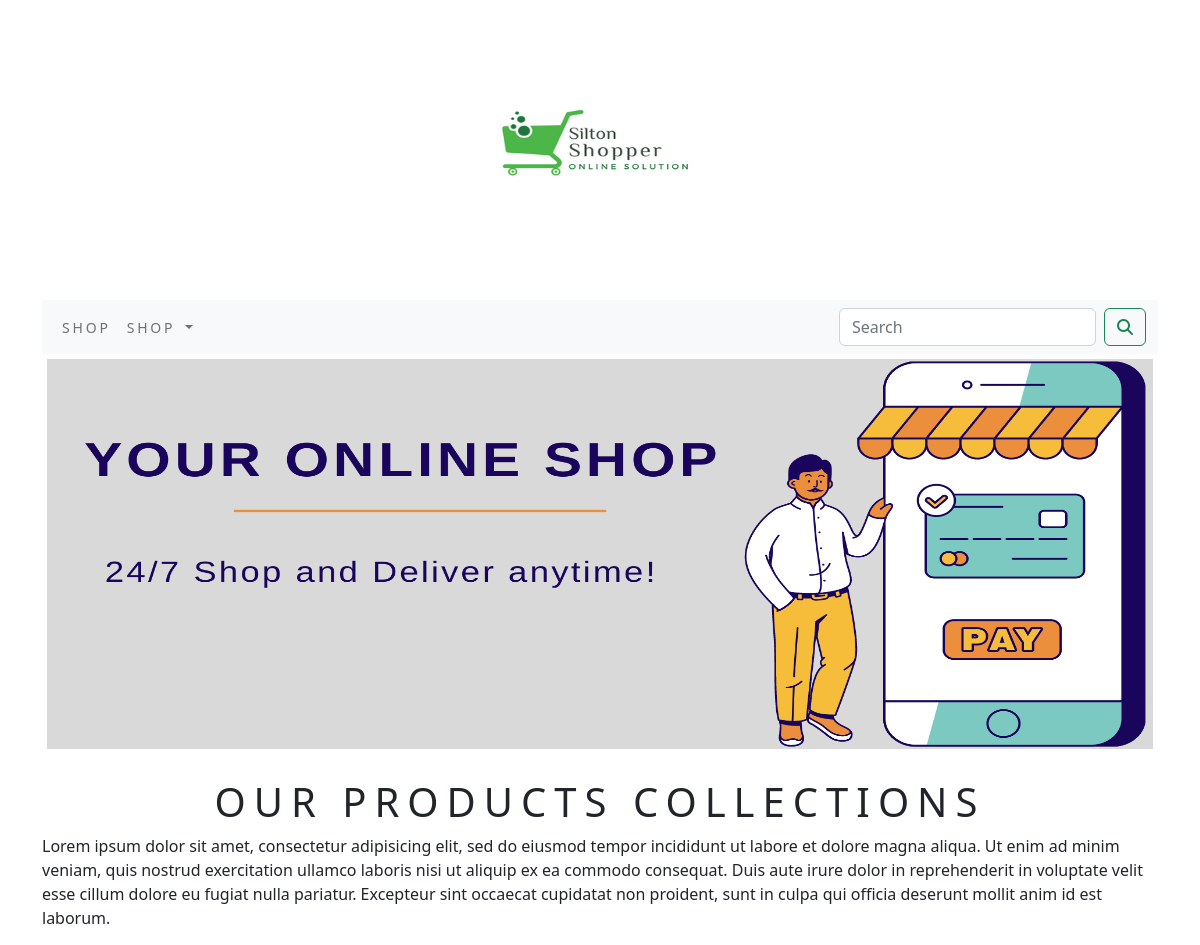
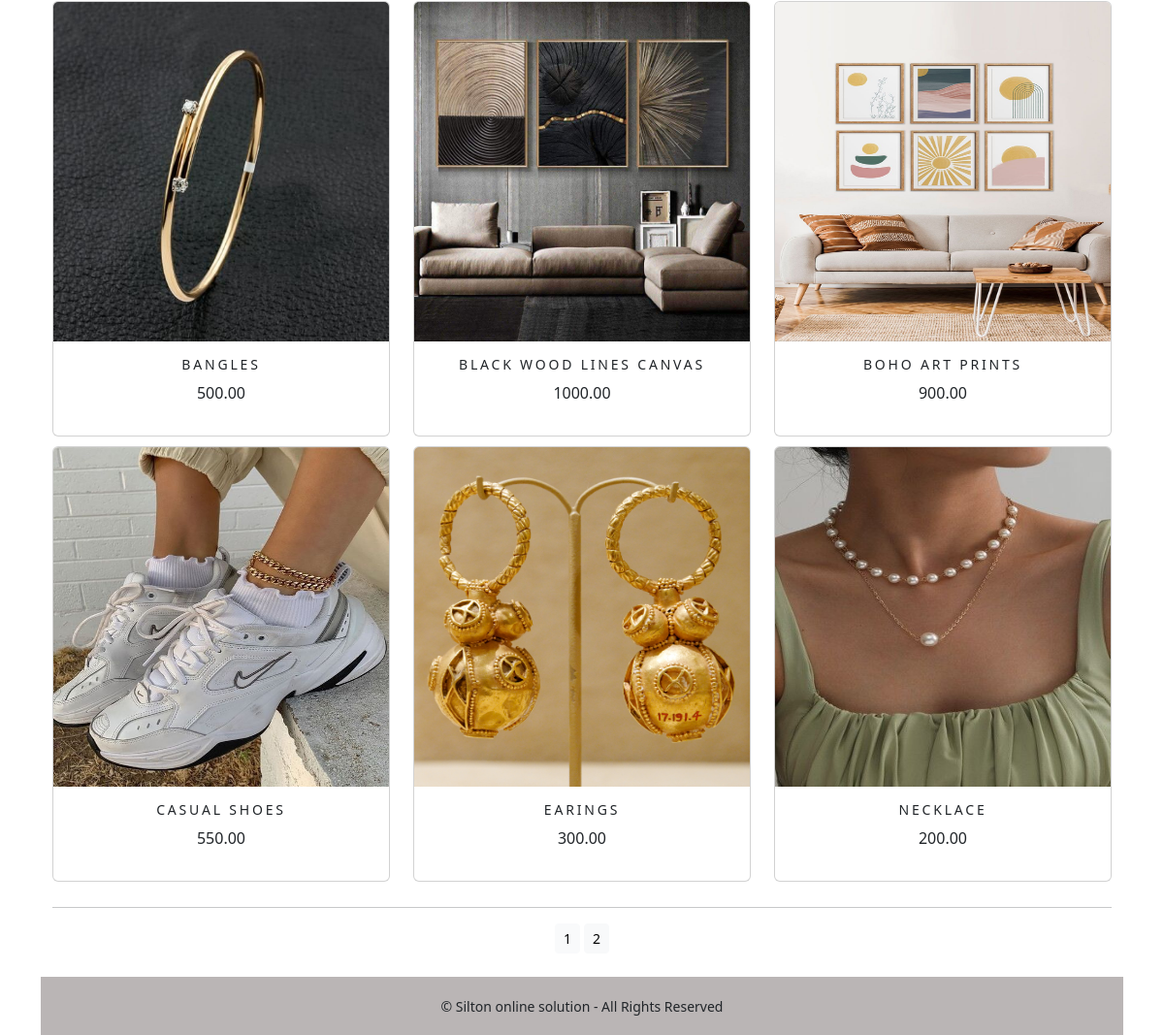
The app's page /shop/ with its own data (2 pictures, top to bottom).
### shop/models.py (models this page shows, shortened)
class Product(models.Model):
    name=models.CharField(max_length=250,unique=True)
    slug=models.SlugField(max_length=250,unique=True)
    description=models.TextField(blank=True)
    price=models.DecimalField(max_digits=10,decimal_places=2)
    category=models.ForeignKey(Category,on_delete=models.CASCADE)
    image=models.ImageField(upload_to='product',blank=True)
    stock=models.IntegerField()
    available=models.BooleanField(default=True)
    created=models.DateTimeField(auto_now_add=True)
    updated=models.DateTimeField(auto_now_add=True)
    def get_url(self):
        return reverse('shop:prodcatdetail',args=[self.category.slug,self.slug])
    class Meta:
        ordering=('name',)
        verbose_name='product'
        verbose_name_plural='products'

### shop/views.py (the view)
# urls.py: path('',views.allprodcat,name='allprodcat'),
def allprodcat(request,c_slug=None):
    c_page=None
    products_list=None
    if c_slug!=None:
        c_page=get_object_or_404(Category,slug=c_slug)
        products_list=Product.objects.all().filter(category=c_page,available=True)
    else:
        products_list=Product.objects.all().filter(available=True)
    paginator=Paginator(products_list,6)
    try:
        page=int(request.GET.get('page','1'))
    except:
        page=1
    try:
        products=paginator.page(page)
    except (EmptyPage,InvalidPage):
        products=paginator.page(paginator.num_pages)
    return  render(request,"category.html",{'category':c_page,'products':products})

### cart/context_processors.py (called while the page is built)
def counter(request):
    item_count=0
    if 'admin' in request.path:
        return ()
    else:
        try:
            cart=Cart.objects.filter(cart_id=_cart_id(request))
            cart_items=CartItem.objects.all().filter(cart=cart[:1])
            for cart_item in cart_items:
                item_count += cart_item.quantity
        except Cart.DoesNotExist:
            item_count = 0
    return  dict(item_count=item_count)

### cart/views.py (called while the page is built)
def _cart_id(request):
    cart=request.session.session_key
    if not cart:
        cart=request.session.create()
    return cart

### shop/context_processors.py (called while the page is built)
def menu_links(request):
    links=Category.objects.all()
    return dict(links=links)

### shop/models.py (called while the page is built)
    def get_url(self):
            return reverse('shop:products_by_category',args=[self.slug])

### templates/category.html (shortened to what this page needs)
{% extends 'base.html' %}
{% load static %}
{% block content %}
<div>
      <div class="mx_auto">
    {% if category %}
          <img class="my_image" src="{{category.image.url}}" alt="{{category.name}}" width="1000px" height="400px">
      </div>
<br>
     <dv>
         <h1 class="text-center my_little">{{category.name}}</h1>
         <p class="text-justify">{{category.description}}</p>
     </dv>
     {% else %}
     <div>
          <img class="my_image my_image_padding" src="{% static 'img/banner.png' %}" alt="our products" width="1809px;" height="400px;">
     </div>
</div>
<br>
     <div>
          <h1 class="text-center my_little">Our Products Collections</h1>
          <p class="text-justify">Lorem ipsum dolor sit amet, consectetur adipisicing elit, sed do eiusmod tempor incididunt ut labore et dolore magna aliqua. Ut enim ad minim veniam, quis nostrud exercitation ullamco laboris nisi ut aliquip ex ea commodo consequat. Duis aute irure dolor in reprehenderit in voluptate velit esse cillum dolore eu fugiat nulla pariatur. Excepteur sint occaecat cupidatat non proident, sunt in culpa qui officia deserunt mollit anim id est laborum.</p>
     </div>
    {% endif %}
<div class="container">
    <div class="row mx_auto">
        {% for product in products.object_list%}
        <div class="my_bottom_margin col-9 col-sm-12 col-md-4 xol-lg-4">
            <div class="card text-center" style="min-width:18rem;">
                <a href="{{product.get_url}}" ><img class="card-img-top my_image" src="{{product.image.url}}" alt="{{product.name}}" width="250px;" height="350px;" ></a>
                  <div class="card-body">
                     <h4>{{product.name}}</h4>
                     <p>{{product.price}}</p>
                  </div>
            </div>
        </div>
        {% endfor %}
    </div>
    <div class="mx-auto">
        {% if products.paginator.num_pages > 1 %}
        <hr>
        <div class="text-center">
            {% for pg in products.paginator.page_range %}
               <a href="?page={{pg}}" class="btn btn-light btn-sm {% if products.number == pg %} active {% endif %}">{{pg}}</a>
            {% endfor %}
        </div>
        {% endif %}
    </div>
    <br>
</div>
{% endblock %}

### templates/base.html (shortened to what this page needs)
{% load static %}
<!DOCTYPE html>
<html lang="en">
<head>
    <link rel="stylesheet" href="{% static 'css/custom.css' %}">
    <link href="{% static 'css/bootstrap.min.css' %}" rel="stylesheet">
</head>
<body>
<div class="container">
{% include 'header.html' %}
{% include 'navbar.html' %}
{% block content %}
{% endblock %}
</div>
{% include 'footer.html' %}
</body>
</html>

### templates/header.html
{% load static %}
<header>
    <center>
        <a href="{% url 'shop:allprodcat' %}"> <img src="{% static 'img/logo.png' %}" alt="logoimage" width="300px;" height="300px;"></a>
    </center>
</header>

### templates/navbar.html (shortened to what this page needs)
<nav class="navbar navbar-expand-lg bg-light">
  <div class="container-fluid">
    <div class="collapse navbar-collapse" id="navbarSupportedContent">
      <ul class="navbar-nav me-auto mb-2 mb-lg-0">
        <li class="nav-item">
          <a class="nav-link" href="#">Shop</a>
        </li>
        <li class="nav-item dropdown {% if 'shop' in request.path %}active{% endif %}">
          <a class="nav-link dropdown-toggle" href="#" id="navbarDropdown" role="button" data-bs-toggle="dropdown" aria-expanded="false">
            Shop
          </a>
        </li>
      </ul>
      <form class="d-flex" action="{% url 'search_app:searchResult' %}"  method="get">
        <input class="form-control me-2" type="search" placeholder="Search" name="q" aria-label="Search">
        <button class="btn btn-outline-success" type="submit"><i class="fa fa-search"></i></button>
      </form>
    </div>
  </div>
</nav>

### templates/footer.html
<div class="footer navbar-fixed-bottom my_footer">
    <p class="text-center">
        © Silton online solution - All Rights Reserved
    </p>
</div>

### static/css/custom.css (style rules this page uses)
body { font-family: 'Roboto', sans-serif; min-height:100%; display:flex; flex-direction:column; }
html { height:100%; }
.nav-item { letter-spacing:0.2em; font-size:14px; text-transform:uppercase; }
.my_footer { background-color:#bab5b5; height:60px; margin-top:auto; }
.my_footer p { padding-top:20px; font-size:14px; }
.my_image { width:100%; }
.my_little { font-size16px; text-transform:uppercase; letter-spacing:.2em; }
.my_image_padding { padding:5px; }
.my_bottom_margin { margin-bottom:10px; }
.card-body h4 { font-size:14px; text-transform:uppercase; letter-spacing:.2em; }

### records on screen
Product: image (picture), name "BANGLES", price "500.00"
Product: image (picture), name "BLACK WOOD LINES CANVAS", price "1000.00"
Product: image (picture), name "BOHO ART PRINTS", price "900.00"
Product: image (picture), name "CASUAL SHOES", price "550.00"
Product: image (picture), name "EARINGS", price "300.00"
Product: image (picture), name "NECKLACE", price "200.00"

### other values on screen
{{ pg }} "1" "2"
